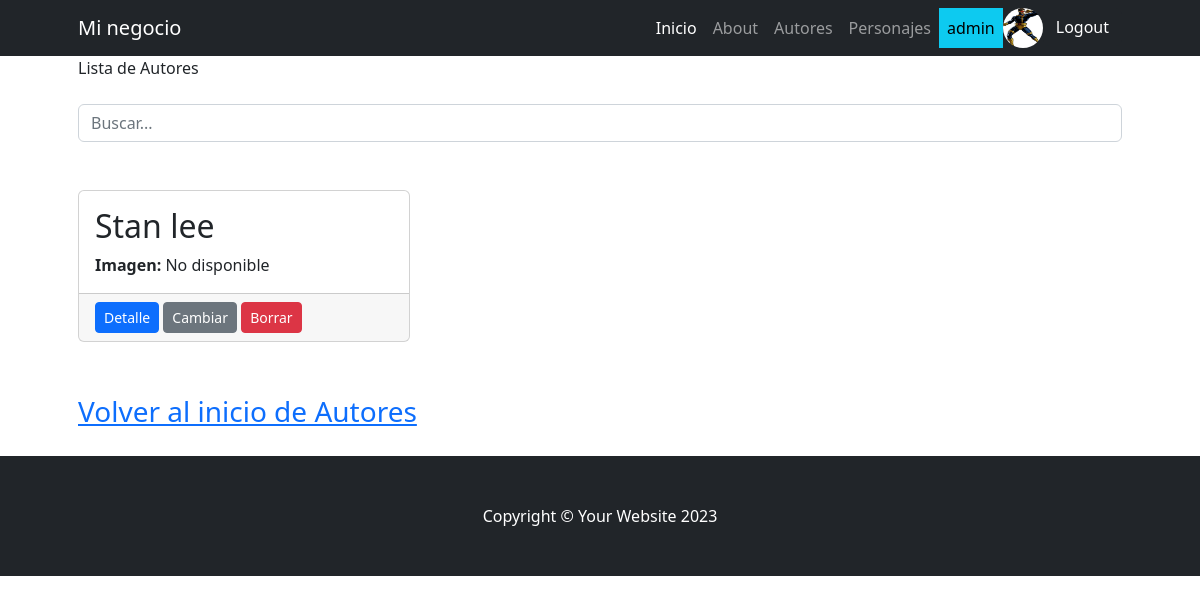
Page /autores/autores/list/ (signed in) on the committed database.
### autores/models.py (models this page shows, shortened)
class Autor(models.Model):
    nombre = models.CharField(max_length=100)
    es_dibujante = models.BooleanField(default=False)
    es_escritor = models.BooleanField(default=False)
    fecha_nacimiento = models.DateField()
    biografia = models.TextField()
    imagen = models.ImageField(upload_to='imagenes_personajes/', null=True, blank=True)
    class Meta:
        verbose_name = "Autor"
        verbose_name_plural = "Autores"

### autores/views.py (the view)
# urls.py: path('autores/list/', views.AutorListView.as_view(), name='autores_list'),
class AutorListView(ListView):
    model = models.Autor
    template_name = 'autores/autores_list.html'

### core/context_processors.py (called while the page is built)
def profile_picture(request):
    if request.user.is_authenticated:
        try:
            profile = Profile.objects.get(user=request.user)
            return {'profile_picture_url': profile.profile_picture.url}
        except Profile.DoesNotExist:
            return {'profile_picture_url': None}
    return {'profile_picture_url': None}

### autores/templates/autores/autores_list.html
{% extends 'core/base.html' %}
{% block titulo %}
    Lista de Autores
{% endblock titulo %}
{% block contenido %}
    <div class="py-lg-4">
        <form action="{% url 'autores:autores_list' %}" method="get" class="mb-4">
            <input type="text" name="consulta" placeholder="Buscar..." class="form-control">
        </form>
    </div>
    <div class="row">
        {% for autor in object_list %}
            <div class="col-md-4 mb-5">
                <div class="card h-100">
                    <div class="card-body">
                        <h2 class="card-title">{{ autor.nombre }}</h2>
                        <p class="card-text">
                            {% if autor.imagen %}
                                <img src="{{ autor.imagen.url }}" alt="{{ autor.nombre }}" height="200" width="200"><br>
                            {% else %}
                                <strong>Imagen:</strong> No disponible<br>
                            {% endif %}
                        </p>
                    </div>
                    <div class="card-footer">
                        <a class="btn btn-primary btn-sm" href="{% url 'autores:autores_detail' autor.id %}">Detalle</a>
                        <a class="btn btn-secondary btn-sm" href="{% url 'autores:autores_update' autor.id %}">Cambiar</a>
                        <a class="btn btn-danger btn-sm" href="{% url 'autores:autores_delete' autor.id %}">Borrar</a>
                    </div>
                </div>
            </div>
        {% endfor %}
    </div>
    <div class="fs-3 pb-4">
        <a href="{% url 'autores:home' %}">Volver al inicio de Autores</a>
    </div>
{% endblock contenido %}

### core/templates/core/components/navbar.html (shortened to what this page needs)
<nav class="navbar navbar-expand-lg navbar-dark bg-dark">
    <div class="container px-5">
        <a class="navbar-brand" href="#!">Mi negocio</a>
        <div class="collapse navbar-collapse" id="navbarSupportedContent">
            <ul class="navbar-nav ms-auto mb-2 mb-lg-0">
                <li class="nav-item">
                    <a class="nav-link active" aria-current="page" href="{% url 'core:home' %}">Inicio</a>
                </li>
                <li class="nav-item">
                    <a class="nav-link" href="#!">About</a>
                </li>
                {% if user.is_authenticated %}
                <li class="nav-item">
                    <a class="nav-link" href="{% url 'autores:home' %}">Autores</a>
                </li>
                <li class="nav-item">
                    <a class="nav-link" href="{% url 'personaje:home' %}">Personajes</a>
                </li>
                <li class="nav-item">
                    <a class="nav-link text-bg-info">{{ user.username }}</a>
                </li>
                <li class="nav-item">
                    {% if profile_picture_url %}
                    <img src="{{ profile_picture_url }}" alt="Profile Picture" class="rounded-circle" width="40" height="40">
                    {% endif %}
                </li>
                <li class="nav-item">
                    <form action="{% url 'core:logout' %}" method="post">
                        <button type="submit" class="btn btn-dark">Logout</button>
                    </form>
                </li>
                {% endif %}
            </ul>
        </div>
    </div>
</nav>

### rows in the picture
Autor: nombre "Stan lee", shows "Imagen:", imagen "No disponible"

### other values in the picture
{{ user.username }} "admin"
